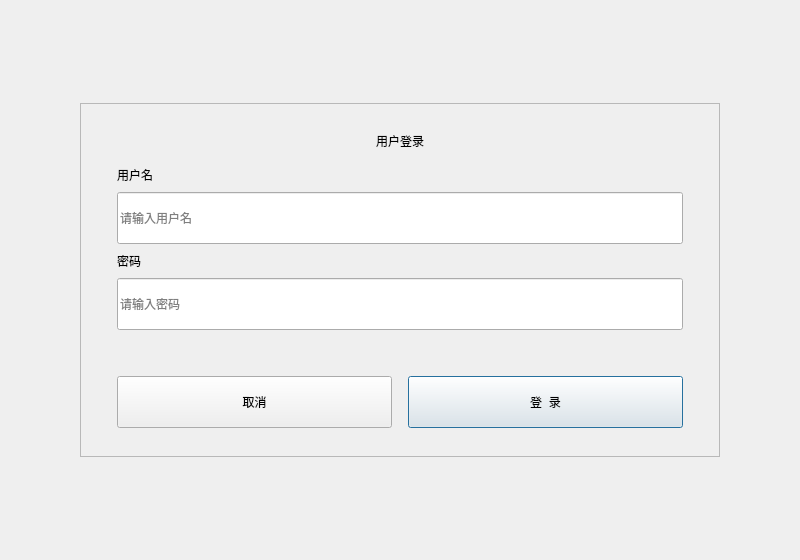
<?xml version="1.0" encoding="UTF-8"?>
<ui version="4.0">
 <class>LoginDialog</class>
 <widget class="QDialog" name="LoginDialog">
  <property name="geometry">
   <rect>
    <x>0</x>
    <y>0</y>
    <width>800</width>
    <height>560</height>
   </rect>
  </property>
  <property name="minimumSize">
   <size>
    <width>800</width>
    <height>560</height>
   </size>
  </property>
  <property name="windowTitle">
   <string>用户登录 - 地图成果库管理系统</string>
  </property>
  <layout class="QVBoxLayout" name="rootLayout">
   <property name="spacing">
    <number>0</number>
   </property>
   <property name="leftMargin">
    <number>0</number>
   </property>
   <property name="topMargin">
    <number>0</number>
   </property>
   <property name="rightMargin">
    <number>0</number>
   </property>
   <property name="bottomMargin">
    <number>0</number>
   </property>

   <item>
    <spacer name="topSpacer">
     <property name="orientation">
      <enum>Qt::Vertical</enum>
     </property>
     <property name="sizeHint" stdset="0">
      <size>
       <width>20</width>
       <height>20</height>
      </size>
     </property>
    </spacer>
   </item>
   <item>
    <layout class="QHBoxLayout" name="cardLayout">
     <property name="leftMargin">
      <number>80</number>
     </property>
     <property name="rightMargin">
      <number>80</number>
     </property>
     <property name="bottomMargin">
      <number>0</number>
     </property>
     <item>
      <widget class="QFrame" name="loginCard">
       <property name="frameShape">
        <enum>QFrame::StyledPanel</enum>
       </property>
       <property name="frameShadow">
        <enum>QFrame::Raised</enum>
       </property>
       <layout class="QVBoxLayout" name="cardInnerLayout">
        <property name="spacing">
         <number>16</number>
        </property>
        <property name="leftMargin">
         <number>36</number>
        </property>
        <property name="topMargin">
         <number>28</number>
        </property>
        <property name="rightMargin">
         <number>36</number>
        </property>
        <property name="bottomMargin">
         <number>28</number>
        </property>
        <item>
         <widget class="QLabel" name="cardTitle">
          <property name="text">
           <string>用户登录</string>
          </property>
          <property name="alignment">
           <set>Qt::AlignCenter</set>
          </property>
         </widget>
        </item>
        <item>
         <layout class="QVBoxLayout" name="formLayout">
          <property name="spacing">
           <number>8</number>
          </property>
          <item>
           <widget class="QLabel" name="userLabel">
            <property name="text">
             <string>用户名</string>
            </property>
           </widget>
          </item>
          <item>
           <widget class="QLineEdit" name="mUserNameEdit">
            <property name="placeholderText">
             <string>请输入用户名</string>
            </property>
            <property name="minimumSize">
             <size>
              <width>0</width>
              <height>52</height>
             </size>
            </property>
           </widget>
          </item>
          <item>
           <widget class="QLabel" name="passwordLabel">
            <property name="text">
             <string>密码</string>
            </property>
           </widget>
          </item>
          <item>
           <widget class="QLineEdit" name="mPasswordEdit">
            <property name="echoMode">
             <enum>QLineEdit::Password</enum>
            </property>
            <property name="placeholderText">
             <string>请输入密码</string>
            </property>
            <property name="minimumSize">
             <size>
              <width>0</width>
              <height>52</height>
             </size>
            </property>
           </widget>
          </item>
         </layout>
        </item>
        <item>
         <widget class="QLabel" name="mStatusLabel">
          <property name="text">
           <string/>
          </property>
          <property name="alignment">
           <set>Qt::AlignCenter</set>
          </property>
         </widget>
        </item>
        <item>
         <layout class="QHBoxLayout" name="buttonLayout">
          <property name="spacing">
           <number>16</number>
          </property>
          <item>
           <widget class="QPushButton" name="mCancelBtn">
            <property name="text">
             <string>取消</string>
            </property>
            <property name="minimumSize">
             <size>
              <width>0</width>
              <height>52</height>
             </size>
            </property>
           </widget>
          </item>
          <item>
           <widget class="QPushButton" name="mLoginBtn">
            <property name="text">
             <string>登  录</string>
            </property>
            <property name="minimumSize">
             <size>
              <width>0</width>
              <height>52</height>
             </size>
            </property>
            <property name="default">
             <bool>true</bool>
            </property>
           </widget>
          </item>
         </layout>
        </item>
       </layout>
      </widget>
     </item>
    </layout>
   </item>
   <item>
    <spacer name="bottomSpacer">
     <property name="orientation">
      <enum>Qt::Vertical</enum>
     </property>
     <property name="sizeHint" stdset="0">
      <size>
       <width>20</width>
       <height>20</height>
      </size>
     </property>
    </spacer>
   </item>
  </layout>
 </widget>
 <resources/>
 <connections/>
</ui>
